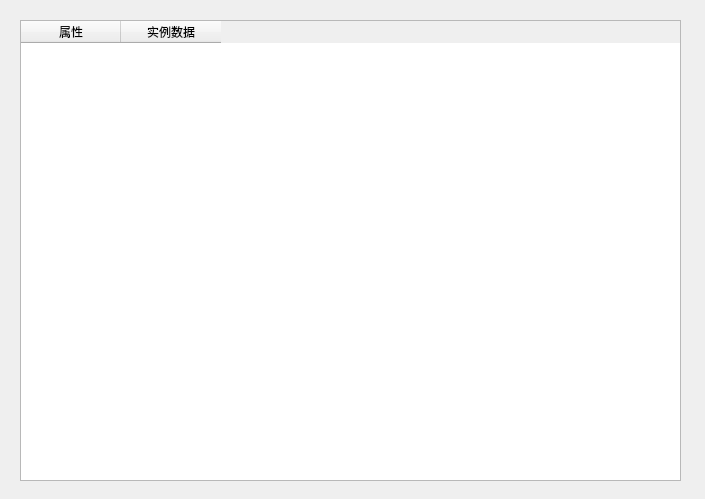
<?xml version="1.0" encoding="UTF-8"?>
<ui version="4.0">
 <class>monitortwodetailDialog</class>
 <widget class="QDialog" name="monitortwodetailDialog">
  <property name="geometry">
   <rect>
    <x>0</x>
    <y>0</y>
    <width>705</width>
    <height>499</height>
   </rect>
  </property>
  <property name="windowTitle">
   <string>Dialog</string>
  </property>
  <widget class="QTableWidget" name="tableWidget">
   <property name="geometry">
    <rect>
     <x>20</x>
     <y>20</y>
     <width>661</width>
     <height>461</height>
    </rect>
   </property>
   <column>
    <property name="text">
     <string>属性</string>
    </property>
   </column>
   <column>
    <property name="text">
     <string>实例数据</string>
    </property>
   </column>
  </widget>
 </widget>
 <resources/>
 <connections/>
</ui>
